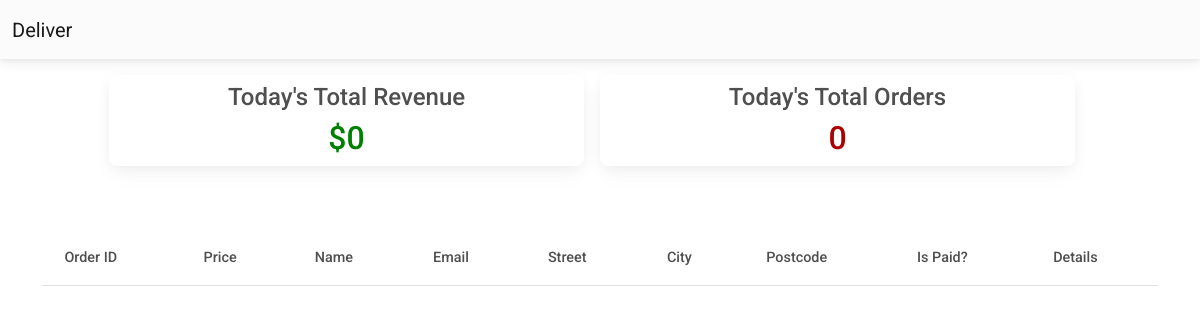
Page /cafe/dashboard/ (signed in) on the earlier database version.
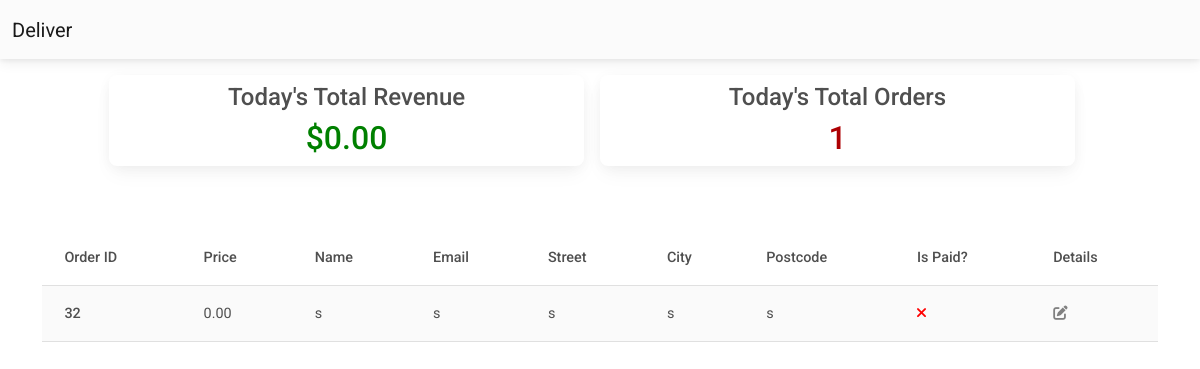
Same page on the later database version.
### custapp/models.py (models this page shows, shortened)
class OrderModel(models.Model):
    created_on = models.DateTimeField(auto_now_add=True)
    price = models.DecimalField(max_digits=7, decimal_places=2)
    items = models.ManyToManyField('MenuItem',
                                   related_name='order',
                                   blank=True)
    name = models.CharField(max_length=50, blank=True)
    email = models.CharField(max_length=50, blank=True)
    street = models.CharField(max_length=50, blank=True)
    city = models.CharField(max_length=50, blank=True)
    postcode = models.CharField(max_length=8, blank=True, null=True)
    is_paid = models.BooleanField(default=False)
    is_shipped = models.BooleanField(default=False)

### cafapp/views.py (the view)
# urls.py: path('dashboard/', Dashboard.as_view(), name='dashboard'),
class Dashboard(LoginRequiredMixin, UserPassesTestMixin, View):
    def get(self, request, *args, **kwargs):
        today = datetime.today()
        orders = OrderModel.objects.filter(created_on__year=today.year,
                                           created_on__month=today.month,
                                           created_on__day=today.day)
        total_revenue = 0
        for order in orders:
            total_revenue += order.price
        unshipped_orders = []
        for order in orders:
            if not order.is_shipped:
                unshipped_orders.append(order)
        context = {
            'orders': unshipped_orders,
            'total_revenue': total_revenue,
            'total_orders': len(orders),
        }
        return render(request, 'cafapp/dashboard.html', context)
    def test_func(self):
        return self.request.user.groups.filter(name='staff').exists()

### cafapp/templates/cafapp/dashboard.html
{% extends 'cafapp/base.html' %}
{% block content %}
<div class="container">
    <div class="row justify-content-center mt-3">
        <div class="card col-md-5 me-3">
            <h4 class="text-center pt-2">Today's Total Revenue</h4>
            <h2 class="text-center" style="color: green">${{ total_revenue }}</h2>
        </div>
        <div class="card col-md-5 me-3">
            <h4 class="text-center pt-2">Today's Total Orders</h4>
            <h2 class="text-center" style="color: #ad0003">{{ total_orders }}</h2>
        </div>
    </div>
    <div class="row justify-content-center mt-3">
        <div class="col-md-12 mt-5">
            <table class="table table-hover table-striped">
                <thead>
                    <tr>
                        <th scope='col'>Order ID</th>
                        <th scope='col'>Price</th>
                        <th scope='col'>Name</th>
                        <th scope='col'>Email</th>
                        <th scope='col'>Street</th>
                        <th scope='col'>City</th>
                        <th scope='col'>Postcode</th>
                        <th scope='col'>Is Paid?</th>
                        <th scope='col'>Details</th>
                    </tr>
                </thead>
                <tbody>
                    {% for order in orders %}
                    <tr>
                        <th scope="row">{{ order.pk }}</th>
                        <td>{{ order.price }}</td>
                        <td>{{ order.name }}</td>
                        <td>{{ order.email }}</td>
                        <td>{{ order.street }}</td>
                        <td>{{ order.city }}</td>
                        <td>{{ order.postcode }}</td>
                        <td>
                            {% if order.is_paid %}
                            <i style="color: green;" class="fa fa-check"></i>
                            {% else %}
                            <i style="color: red;" class="fa fa-times"></i>
                            {% endif %}
                        </td>
                        <td>
                            <a href='{% url "order_details" order.pk %}'>
                                <i style="color: gray;" class="fa fa-edit"></i>
                            </a>
                        </td>
                    </tr>
                    {% endfor %}
                </tbody>
            </table>
        </div>
    </div>
</div>
{% endblock content %}

### cafapp/templates/cafapp/base.html (shortened to what this page needs)
<!DOCTYPE html>
<html lang="en">
<head>
    <link href="https://cdnjs.cloudflare.com/ajax/libs/font-awesome/6.0.0/css/all.min.css" rel="stylesheet"/>
    <link href="https://cdnjs.cloudflare.com/ajax/libs/mdb-ui-kit/6.2.0/mdb.min.css" rel="stylesheet"/>
</head>
<body>
    {% include 'cafapp/navigation.html' %}
    {% block content %}
    {% endblock content %}
</body>
</html>

### cafapp/templates/cafapp/navigation.html (shortened to what this page needs)
<nav class="navbar navbar-expand-md navbar-light bg-light">
    <div class="container-fluid">
        <a class="navbar-brand" href="{% url 'index' %}">Deliver</a>
    </div>
</nav>

Differences in the rows shown:
added OrderModel: pk "32", price "0.00", name "s", email "s", street "s", city "s", postcode "s", is_paid False (drawn)
Other differences:
{{ total_revenue }}: "0" → "0.00"
{{ total_orders }}: "0" → "1"
